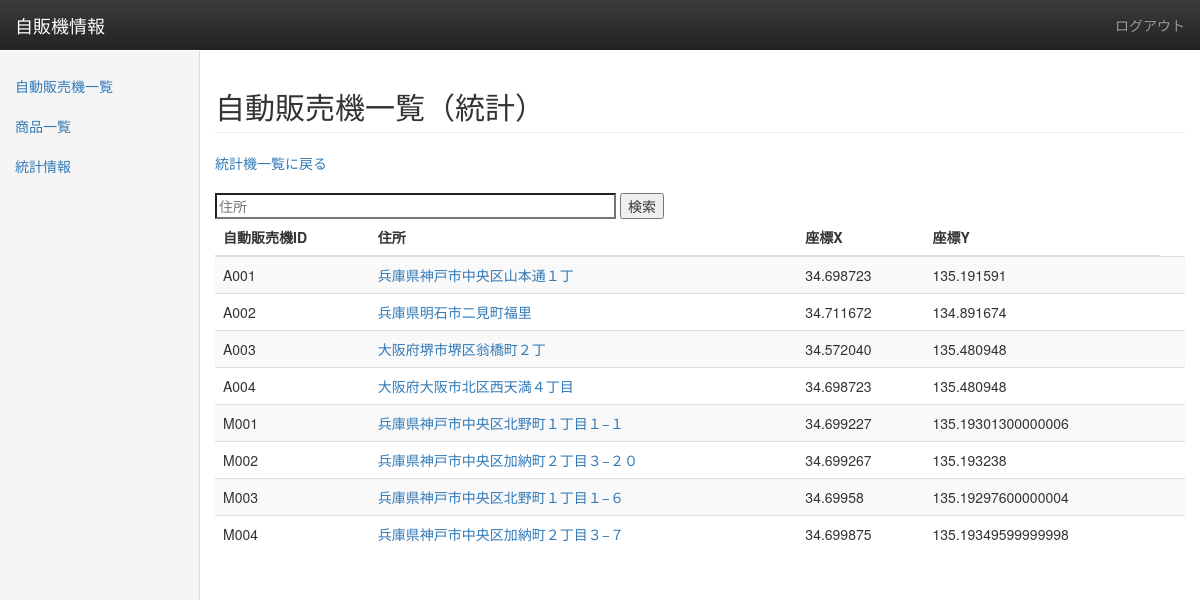
The page /jihanki/toukei/jihanki/ (signed in) on the database its author committed.
### jihanki/models.py (models this page shows, shortened)
class Jihanki(models.Model):
    jihanki_id = models.CharField('自動販売機ID', max_length=255, primary_key=True)
    address = models.CharField('住所', max_length=255)
    coordinate_X = models.CharField('座標X', max_length=255)
    coordinate_Y = models.CharField('座標Y', max_length=255)
    change = models.IntegerField('お釣り', default=0)

### jihanki/views.py (the view)
@login_required
def toukei_jihanki_list(request):
    jihankis = Jihanki.objects.all()
    q_name = request.GET.get('jihanki_name')
    if q_name is not None:
        jihankis = Jihanki.objects.filter(address__contains=q_name)
    context = {'jihankis': jihankis}
    return TemplateResponse(request, 'toukei/toukei_jihanki_list.html', context=context)

### jihanki/templates/toukei/toukei_jihanki_list.html
{% extends 'base.html' %}
{% block contents %}
    <div class="col-sm-9 col-sm-offset-3 col-md-10 col-md-offset-2 main">
        <h2 class="page-header">自動販売機一覧（統計）</h2>
        <a href="{% url 'toukei_index' %}">統計機一覧に戻る</a><br><br>
        <form method="GET" action="" name="filter">
            <input type="search" id="filter_name" name="jihanki_name" size="50" placeholder="住所">
            <button id="filter">検索</button>
        </form>
        <div class="table-responsive">
            <table class="table table-striped">
                <thead>
                <tr>
                    <th>自動販売機ID</th>
                    <th>住所</th>
                    <th>座標X</th>
                    <th>座標Y</th>
                </tr>
                </thead>
                <tbody>
                {% for jihanki in jihankis %}
                    <tr>
                        <td>{{ jihanki.jihanki_id }}</td>
                        <td><a href="{% url 'toukei_jihanki_index' jihanki.jihanki_id%}">{{ jihanki.address }}</a></td>
                        <td>{{ jihanki.coordinate_X }}</td>
                        <td>{{ jihanki.coordinate_Y }}</td>
                        <td>
                        </td>
                    </tr>
                {% endfor %}
                </tbody>
            </table>
        </div>
    </div>
{% endblock %}

### jihanki/templates/base.html (style rules this page uses)
body { padding-top: 50px; }

### rows shown on the page
Jihanki: jihanki_id "A001", address "兵庫県神戸市中央区山本通１丁", coordinate_X "34.698723", coordinate_Y "135.191591"
Jihanki: jihanki_id "A002", address "兵庫県明石市二見町福里", coordinate_X "34.711672", coordinate_Y "134.891674"
Jihanki: jihanki_id "A003", address "大阪府堺市堺区翁橋町２丁", coordinate_X "34.572040", coordinate_Y "135.480948"
Jihanki: jihanki_id "A004", address "大阪府大阪市北区西天満４丁目", coordinate_X "34.698723", coordinate_Y "135.480948"
Jihanki: jihanki_id "M001", address "兵庫県神戸市中央区北野町１丁目１−１", coordinate_X "34.699227", coordinate_Y "135.19301300000006"
Jihanki: jihanki_id "M002", address "兵庫県神戸市中央区加納町２丁目３−２０", coordinate_X "34.699267", coordinate_Y "135.193238"
Jihanki: jihanki_id "M003", address "兵庫県神戸市中央区北野町１丁目１−６", coordinate_X "34.69958", coordinate_Y "135.19297600000004"
Jihanki: jihanki_id "M004", address "兵庫県神戸市中央区加納町２丁目３−７", coordinate_X "34.699875", coordinate_Y "135.19349599999998"
